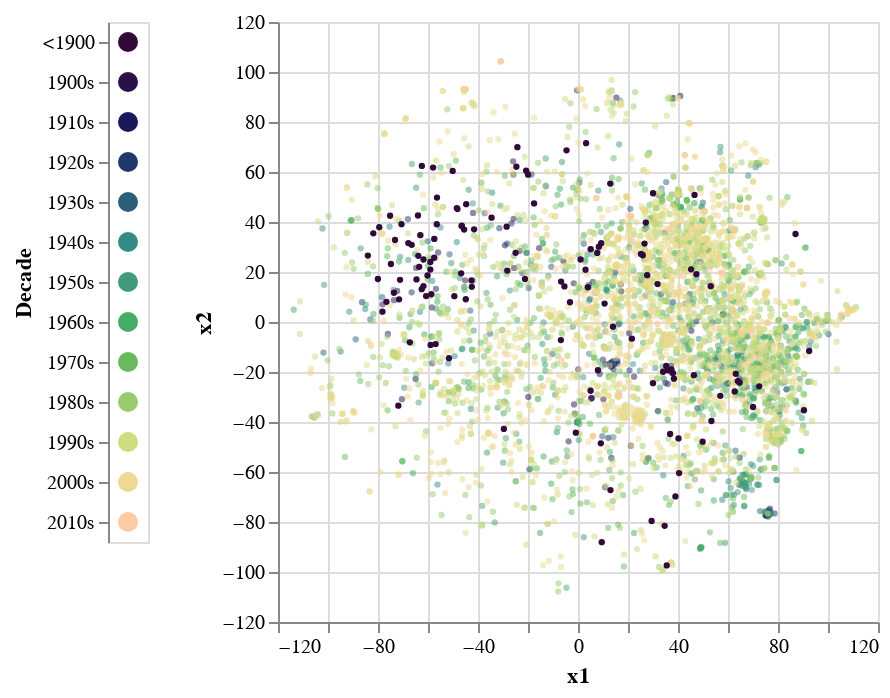

The notebook cell this image was saved under:
### Markdown cell above
# Results

### Code cell
sbert_pca = pd.read_csv('data/sbert_pca.csv')
old = alt.Chart(sbert_pca.query('scary and year < 1900')).mark_circle(opacity=1, size=10,color='#300b3a').encode(
    x='x1',
    y='x2',
    tooltip=['Title', 'Author', 'year']
).interactive()

# make a list of 12 hex colors from the magma color scheme
colors = ['#29114a','#1c185a','#20376b','#2a5f7b','#358b89','#419b78','#46ab66','#67bb5d','#99cb6d','#ccdc7e','#ecda90','#fccba4']
recent_decades = []
for i,decade in enumerate([str(x) + 's' for x in range(1900,2020,10)]):
    df = sbert_pca.query('scary and decade == @decade')
    decade_chart = alt.Chart(df).mark_circle(opacity=0.5, size=10,color=colors[i]).encode(
        x='x1',
        y='x2',
        tooltip=['Title', 'Author', 'year']
    ).interactive()
    recent_decades.append(decade_chart)
# make a legend
labels = [' <1900']
labels.extend([str(x) + 's' for x in range(1900,2020,10)])
c = ['#300b3a']
c.extend(colors)
legend = alt.Chart(pd.DataFrame({'decade':labels})).mark_circle(size=100, opacity=1).encode(
    y=alt.Y('decade:N', axis=alt.Axis(title='Decade')),
    color=alt.Color('decade:N', scale=alt.Scale(range=c), legend=None),
    order = alt.Order('decade', sort='ascending')
)
# combine the charts
recent_decades = alt.layer(*recent_decades, old).properties(width=300, height=300)
legend | recent_decades
